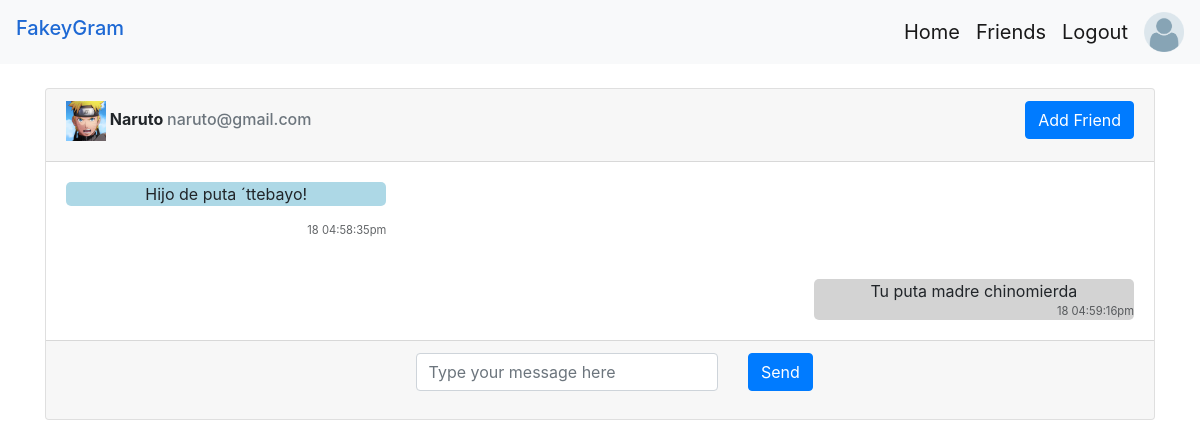
Before: /message.php?receiver=naruto@gmail.com (signed in) with the older database file.
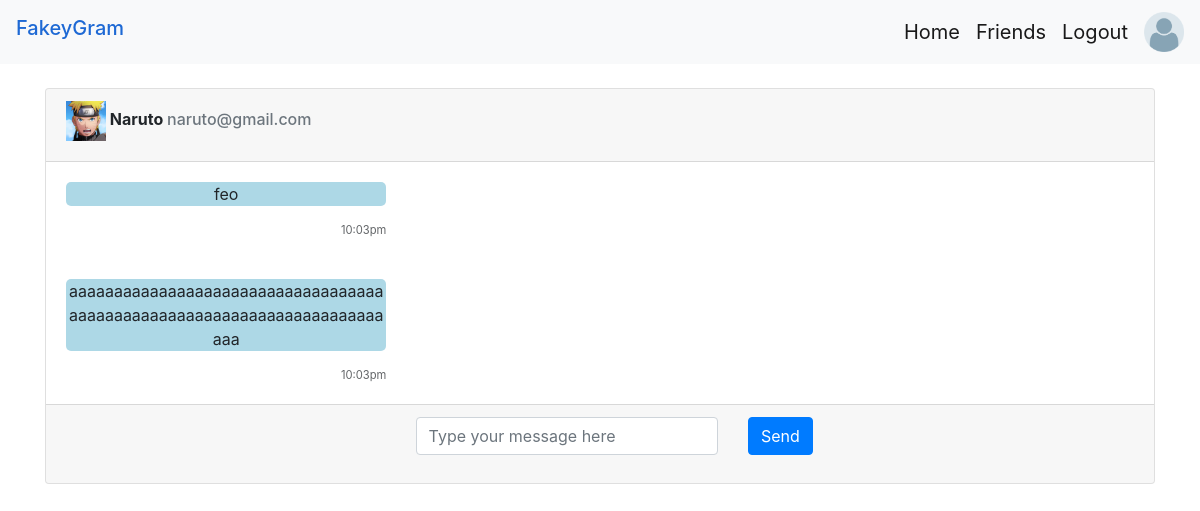
After: the same page with the newer database file.
### tables this page shows
CREATE TABLE `messages` (
  `id` int(100) NOT NULL,
  `sent_by` varchar(255) NOT NULL,
  `received_by` varchar(255) NOT NULL,
  `message` varchar(255) NOT NULL,
  `createdAt` varchar(255) NOT NULL
);

### message.php (the view, shortened to what the changed rows need)
<?php
    include('scripts/db.php');
    if(!isset($_SESSION['email'])) {
        header('Location: ./index.php');
    } else {
        $email = $_SESSION['email'];
    }
    $receiver = $_GET['receiver'];
?>
<!DOCTYPE html>
<html>
<head>
    <link rel="stylesheet" href="extra/css/message.css">
    <link rel="stylesheet" href="https://cdnjs.cloudflare.com/ajax/libs/font-awesome/5.14.0/css/all.min.css" />
    <link rel="stylesheet" href="https://stackpath.bootstrapcdn.com/bootstrap/4.5.2/css/bootstrap.min.css">
</head>
<body>
        <?php
            $getUser = "SELECT * FROM users WHERE email = '$email'";
            $getUserStatus = mysqli_query($conn,$getUser) or die(mysqli_error($conn));
            $getUserRow = mysqli_fetch_assoc($getUserStatus);
        ?>
    <div class="container">
        <?php
            $getReceiver = "SELECT * FROM users WHERE email = '$receiver'";
            $getReceiverStatus = mysqli_query($conn,$getReceiver) or die(mysqli_error($conn));
            $getReceiverRow = mysqli_fetch_assoc($getReceiverStatus);
            $received_by = $getReceiverRow['name'];
            $user_id = $getUserRow['id'];
            $receiver_id = $getReceiverRow['id'];
            $checkExist = "SELECT * FROM friendship WHERE (fromWho = '$user_id' AND toWho = '$receiver_id') OR  (fromWho = '$receiver_id' AND  toWho ='$user_id')";
            $checkExistStatus = mysqli_query($conn,$checkExist);
            $getExistRow = mysqli_fetch_assoc($checkExistStatus);
            if($getExistRow > 0){
                $fStatus = $getExistRow['fStatus'];
            }else{
                $fStatus = 'N';
            }
        ?>
        <div class="card mt-4">
            <div class="card-header">
                <h6><img src="./pfp/<?=$getReceiverRow['pfp']?>" alt="Profile image" width = "40"/><strong> <?=$received_by?>  </strong><span class="text-muted"><?= $getReceiverRow['email']?></span>
              <?php
                    if($fStatus == 'N'){
                ?>
                <a style ="float:right;" href="./scripts/addFriend.php?receiver=<?=$receiver?>"> <button  type = "submit" class="btn btn-primary">Add Friend</button> </a>
                <?php
                    }
                ?>
            </h6>
            </div>
            <?php
                $getMessage = "SELECT * FROM messages WHERE sent_by = '$receiver' AND received_by = '$email' OR sent_by = '$email' AND received_by = '$receiver' ORDER BY createdAt asc";
                $getMessageStatus = mysqli_query($conn,$getMessage) or die(mysqli_error($conn));
                if(mysqli_num_rows($getMessageStatus) > 0) {
                    while($getMessageRow = mysqli_fetch_assoc($getMessageStatus)) {
                        $date = $getMessageRow['createdAt'];
                        $year = substr($date,0,4);
                        $month =substr($date,5,2);
                        $day = substr($date,8,2);
                        if(date('Y') == $year){
                            $writtenDate = substr($date,5);
                            if(date('m') == $month){
                                $writtenDate = substr($date,8);
                            }
                            if(date('d') == $day){
                                $writtenDate = substr($date,10);
                            }
                        }else{
                            $writtenDate = $date;
                        }
                        $sent_by = $getMessageRow['sent_by'];
                        if($sent_by == $email){
            ?>
            <div class="card-body" style="float: right;">
                <div class="message-box ml-4" style="float:right; background-color:lightgray">
                    <p class="text-center"><?=$getMessageRow['message']?> </p><span style="float: right; opacity:0.7;font-size:0.7em; margin-top:-5%"><?=$writtenDate?></span>
                </div>
            </div>
            <?php
                        }else{
            ?>
            <div class="card-body">
                <div class="message-box ml-4;" >
                    <p class="text-center"><?=$getMessageRow['message']?></p><span style="float: right;opacity:0.7; font-size:0.7em"><?=$writtenDate?></span>
                </div>
            </div>
            <?php
                        }
                    }
                } else {
            ?>
            <div class="card-body">
                    <p class = "text-muted">No messages yet</p>
            </div>
            <?php
                }
            ?>
        </div>
    </div>
</body>
</html>

Changed rows visible on the page:
removed messages: message "Hijo de puta ´ttebayo!", createdAt "18 04:58:35pm"
removed messages: message "Tu puta madre chinomierda", createdAt "18 04:59:16pm"
added messages: message "feo", createdAt "10:03pm"
added messages: message "aaaaaaaaaaaaaaaaaaaaaaaaaaaaaaaaaaaaaaaaaaaaaaaaaaaaaaaaaaaaaaaaaaaaaaaaa", createdAt "10:03pm"
Other visible differences:
text no longer shown: "Add Friend"
